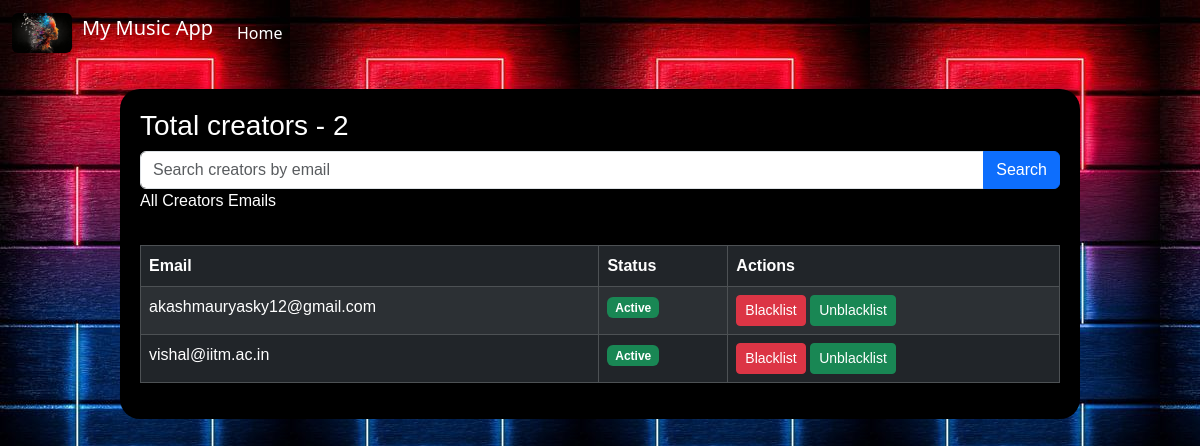
The app's page /get_all_creators with its own data.
### tables this page shows
CREATE TABLE creator (
                id INTEGER PRIMARY KEY AUTOINCREMENT,
                email TEXT UNIQUE NOT NULL,
                password TEXT NOT NULL
                
            , blacklisted INTEGER DEFAULT 0);

### adminpage.py (the view)
@adminpage_bp.route('/get_all_creators', methods=['GET'], endpoint='get_all_creators')
def get_all_creators():
    search_query = request.args.get('search_query', '')
    creator_emails = get_creator_emails(search_query)
    email_blacklisted = get_email_blacklisted_status(creator_emails)
    return render_template('creator_emails.html', creator_emails=creator_emails, email_blacklisted=email_blacklisted)

### adminpage.py (called while the page is built)
def get_creator_emails(search_query=''):
    query = 'SELECT email FROM creator'
    if search_query:
        query += f" WHERE email LIKE '%{search_query}%'"
    with sqlite3.connect('song.db') as conn:
        cursor = conn.cursor()
        cursor.execute(query)
        creator_emails = [row[0] for row in cursor.fetchall()]
    return creator_emails

def get_email_blacklisted_status(emails):
    query = 'SELECT email, blacklisted FROM creator WHERE email IN ({})'.format(','.join(['?']*len(emails)))
    with sqlite3.connect('song.db') as conn:
        cursor = conn.cursor()
        cursor.execute(query, tuple(emails))
        email_blacklisted = {row[0]: row[1] for row in cursor.fetchall()}
    return email_blacklisted

### templates/creator_emails.html (shortened to what this page needs)
<!DOCTYPE html>
<html lang="en">
<head>
    <link href="https://cdn.jsdelivr.net/npm/bootstrap@5.3.2/dist/css/bootstrap.min.css" rel="stylesheet"
>
</head>
<body>
    <nav class="navbar navbar-expand-lg">
        <div class="container-fluid">
            <a class="navbar-brand" href="/" style="color: white;">
                <img src="static/logo.jpg" class="rounded float-start" style="max-height: 40px; margin-right: 10px;"> My Music App
            </a>
            <div class="collapse navbar-collapse" id="navbarSupportedContent">
                <ul class="navbar-nav me-auto mb-2 mb-lg-0">
                    <li class="nav-item">
                        <a class="nav-link active" aria-current="page" href="/" style="color: white;">Home</a>
                    </li>
                </ul>
            </div>
        </div>
    </nav>
    <div class="container">
        <h3>Total creators - {{ creator_emails | length }}</h3>
        <form method="GET" action="{{ url_for('adminpage.get_all_creators') }}" class="mb-3">
            <div class="input-group">
                <input type="text" class="form-control" name="search_query" placeholder="Search creators by email">
                <button type="submit" class="btn btn-primary">Search</button>
            </div>
            <p>All Creators Emails</p>
        </form>
        <table class="table table-dark table-striped table-bordered">
            <thead>
                <tr>
                    <th>Email</th>
                    <th>Status</th>
                    <th>Actions</th>
                </tr>
            </thead>
            <tbody>
                {% for email in creator_emails %}
                <tr>
                    <td>{{ email }}</td>
                    <td>
                        {% if email_blacklisted[email] %}
                            <span class="badge bg-danger">Blacklisted</span>
                        {% else %}
                            <span class="badge bg-success">Active</span>
                        {% endif %}
                    </td>
                    <td>
                        {% if not email_blacklisted[email] %}
                            <form method="post" action="{{ url_for('adminpage.blacklist_creator', email=email) }}" style="display:inline;">
                                <button type="submit" class="btn btn-danger btn-sm">Blacklist</button>
                            </form>
                        {% endif %}
                        <form method="post" action="{{ url_for('adminpage.unblacklist_creator', email=email) }}" style="display:inline;">
                            <button type="submit" class="btn btn-success btn-sm">Unblacklist</button>
                        </form>
                    </td>
                </tr>
                {% endfor %}
            </tbody>
        </table>
    </div>
</body>
</html>

### templates/creator_emails.html (style rules this page uses)
.container { display: flex; flex-direction: column; min-height: 20vh; background-color: black; color: white; font-family: 'Varela Round', sans-serif; margin: 23px auto; width: 80%; border-radius: 20px; padding: 20px; }
body { background: url('static/newone.jpg'); }

### records on screen
creator: email "akashmauryasky12@gmail.com", shows "Active"
creator: email "vishal@iitm.ac.in", shows "Active"

### other values on screen
{{ creator_emails | length }} "2"
